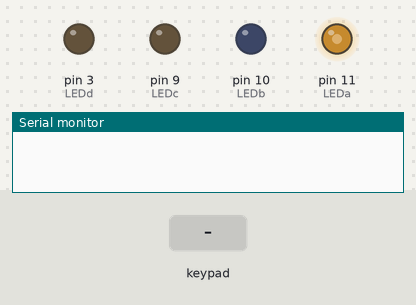
Bench run of a sketch on a simulated Arduino Uno, built with avr-gcc and run on an emulated ATmega328P. Parts: output pins drawn as LEDs (lit = HIGH), the last lines printed to the serial monitor. The test bench sets the inputs (shaded band).

Above: at 1.2 s.
1.3 s: key 'B' pressed
At 1.8 s:
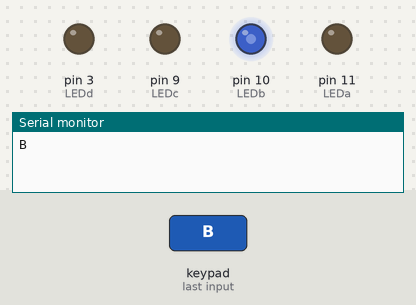
2.8 s: keypad keys 8 7 6 5 D pressed 0.4 s apart
At 5.1 s:
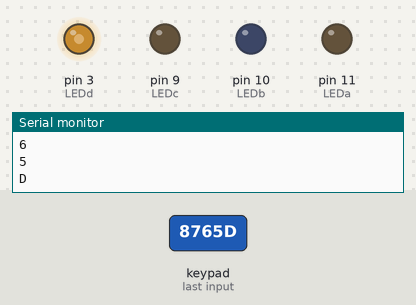
6.3 s: key 'C' pressed
At 6.7 s:
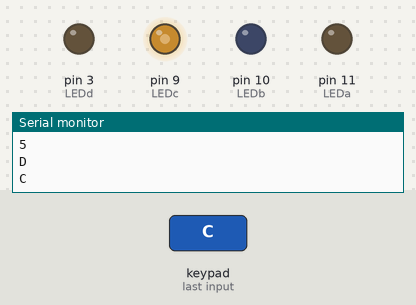
7.8 s: keypad keys 8 7 6 5 A pressed 0.4 s apart
At 10.0 s:
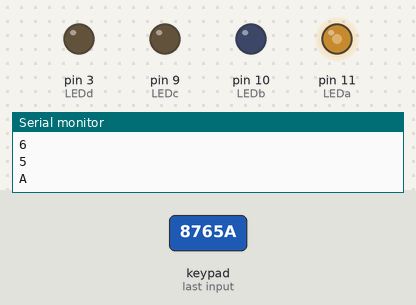
Timing chart, 0 to 11.5 s (numbered marks = the images above; inputs shaded):
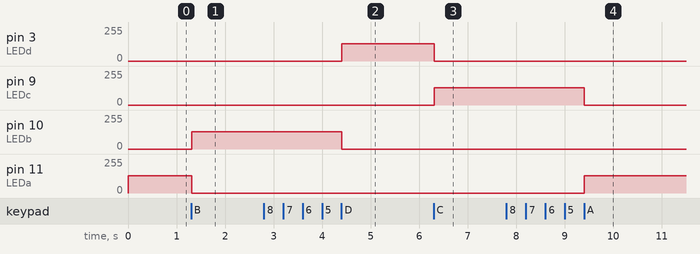

The sketch:

keypad4x4brightness.ino
```cpp
// Einbindung der notwendigen Bibliotheken
#include <Keypad.h>

// Konstante Hilfsvariablen erstellen
const byte ROWS = 4;
const byte COLS = 4;
const byte LEDa = 11;
const byte LEDb = 10;
const byte LEDc = 9;
const byte LEDd = 3;
const int LEDbrigthness = 128;

// Variable Hilfsvariablen erstellen
byte Modenow = 0;
byte Modeold = 0;

// Abbildung Keypad
char hexaKeys[ROWS][COLS] = {
  {'1', '2', '3', 'A'},
  {'4', '5', '6', 'B'},
  {'7', '8', '9', 'C'},
  {'*', '0', '#', 'D'}
};

// Zuweisung Hardwarepins zu Abbildung Keypad
byte rowPins[ROWS] = {8, 7, 6, 5};
byte colPins[COLS] = {A0, A1, A2, A3};

// Initialisierung Keypad
Keypad customKeypad = Keypad(makeKeymap(hexaKeys), rowPins, colPins, ROWS, COLS);

void setup()
{
  Serial.begin(9600);
  pinMode(LEDa, OUTPUT);
  pinMode(LEDb, OUTPUT);
  pinMode(LEDc, OUTPUT);
  pinMode(LEDd, OUTPUT);
  changeMode(0);
}

void loop()
{
  char customKey = customKeypad.getKey();
  if (customKey) {
    Serial.println(customKey);
    if (customKey == 'A') {
      changeMode(0);
    }
    else if (customKey == 'B') {
      changeMode(1);
    }
    else if (customKey == 'C') {
      changeMode(2);
    }
    else if (customKey == 'D') {
      if (Modeold == 0) {
        Modeold = Modenow;
      }
      changeMode(3);
    }
    if ((Modenow == 3) && ((customKey == '1') || (customKey == '2') || (customKey == '3') || (customKey == '4') || (customKey == '5') || (customKey == '6') || (customKey == '7') || (customKey == '8'))) {
      changeMode(Modeold);
      delay(250);
      sendoldMode(Modeold);
      Modeold = 0;
    }
  }
}

// Funktion zum Umschalten der Modi
void changeMode(int pin) {
  if (pin == 0) {
    Modenow = 0;
    analogWrite(LEDa, LEDbrigthness);
    analogWrite(LEDb, LOW);
    analogWrite(LEDc, LOW);
    analogWrite(LEDd, LOW);
  }
  else if (pin == 1) {
    Modenow = 1;
    analogWrite(LEDa, LOW);
    analogWrite(LEDb, LEDbrigthness);
    analogWrite(LEDc, LOW);
    analogWrite(LEDd, LOW);
  }
  else if (pin == 2) {
    Modenow = 2;
    analogWrite(LEDa, LOW);
    analogWrite(LEDb, LOW);
    analogWrite(LEDc, LEDbrigthness);
    analogWrite(LEDd, LOW);
  }
  else if (pin == 3) {
    Modenow = 3;
    analogWrite(LEDa, LOW);
    analogWrite(LEDb, LOW);
    analogWrite(LEDc, LOW);
    analogWrite(LEDd, LEDbrigthness);
  }
}

// Funktion zum Senden des vorherigen Modus
void sendoldMode(int Modeold) {
  if (Modeold == 0) {
    Serial.println('A');
  }
  else if (Modeold == 1) {
    Serial.println('B');
  }
  else if (Modeold == 2) {
    Serial.println('C');
  }
  else if (Modeold == 3) {
    Serial.println('D');
  }
}
```

Measured:
- after the input at 1.3 s, pin 10 (LEDb): 0/255 → 128/255 at once; pin 11 (LEDa): 128/255 → 0/255 at once
- after the input at 2.8 s, pin 3 (LEDd): 0/255 → 128/255 after 1.6 s; pin 10 (LEDb): 128/255 → 0/255 after 1.6 s
- after the input at 6.3 s, pin 3 (LEDd): 128/255 → 0/255 at once; pin 9 (LEDc): 0/255 → 128/255 at once
- after the input at 7.8 s, pin 9 (LEDc): 128/255 → 0/255 after 1.6 s; pin 11 (LEDa): 0/255 → 128/255 after 1.6 s
